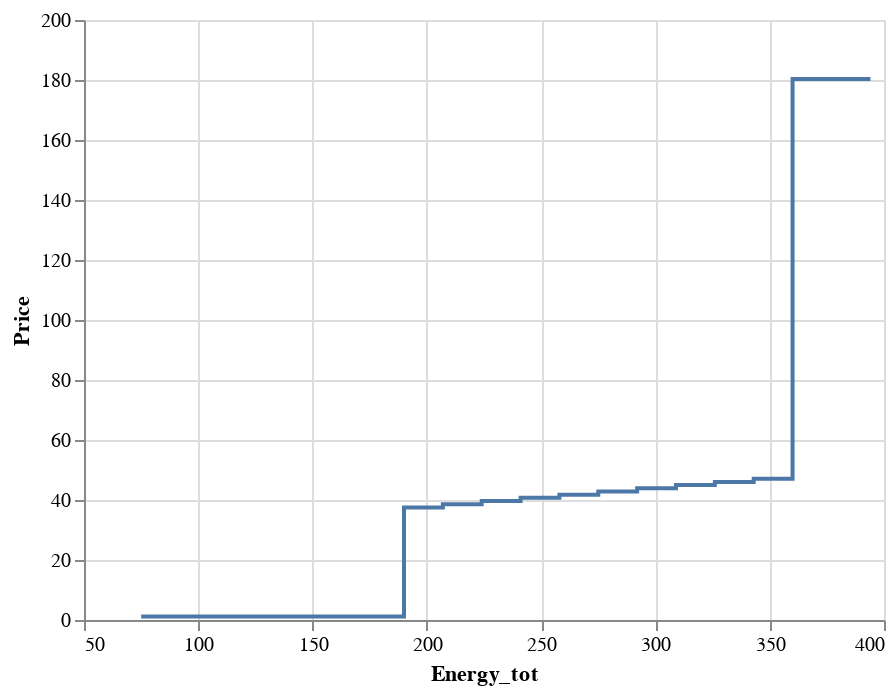

Here is the notebook cell this chart was saved with:
### Code cell
alt.Chart(df_plot2).mark_line(interpolate='step-before').encode(
    x='Energy_tot:Q', 
    y='Price:Q',
    tooltip='Block'
).interactive()

### Figure 1 — Vega-Lite specification as saved in the notebook (floating-point values rounded to 4 significant figures; data arrays with more than 128 entries replaced by an {"elided": "..."} marker saying what was removed)
{"config": {"view": {"continuousWidth": 400, "continuousHeight": 300}}, "data": {"name": "data-84aeb20856664aead3413a00c33ba44a"}, "mark": {"type": "line", "interpolate": "step-before"}, "encoding": {"tooltip": {"type": "quantitative", "field": "Block"}, "x": {"type": "quantitative", "field": "Energy_tot"}, "y": {"type": "quantitative", "field": "Price"}}, "selection": {"selector004": {"type": "interval", "bind": "scales", "encodings": ["x", "y"]}}, "$schema": "https://vega.github.io/schema/vega-lite/v4.8.1.json", "datasets": {"data-84aeb20856664aead3413a00c33ba44a": {"elided": "199 records"}}}
